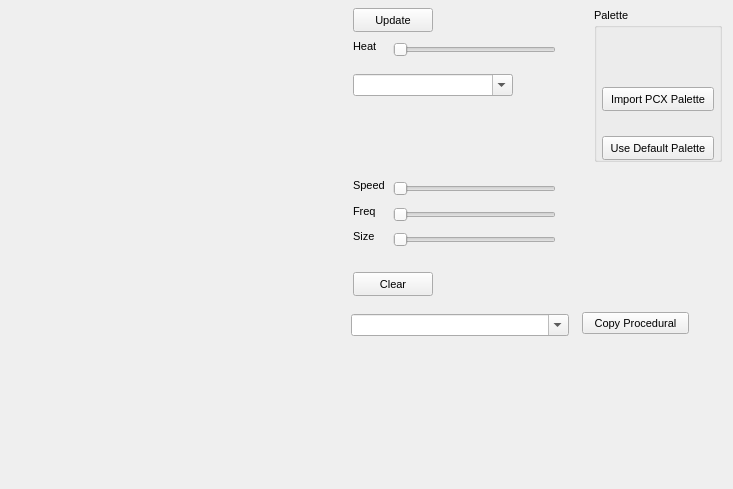
<?xml version="1.0"?>
<ui version="4.0">
  <class>ProceduralDialog</class>
  <widget class="QDialog" name="IDD_PROCEDURAL_DIALOG">
    <property name="geometry">
      <rect>
        <x>0</x>
        <y>0</y>
        <width>733</width>
        <height>489</height>
      </rect>
    </property>
    <property name="windowTitle">
      <string>Procedurals</string>
    </property>
    <property name="font">
      <font>
        <family>Liberation Sans</family>
        <pointsize>8</pointsize>
        <bold>false</bold>
        <italic>false</italic>
      </font>
    </property>
    <property name="enabled">
      <bool>true</bool>
    </property>
    <property name="windowFlags">
      <set>Qt::Dialog|Qt::WindowCloseButtonHint</set>
    </property>
    <property name="minimumSize">
      <size>
        <width>733</width>
        <height>489</height>
      </size>
    </property>
    <property name="maximumSize">
      <size>
        <width>733</width>
        <height>489</height>
      </size>
    </property>
    <widget class="QGroupBox" name="IDC_STATIC">
      <property name="geometry">
        <rect>
          <x>594</x>
          <y>8</y>
          <width>128</width>
          <height>154</height>
        </rect>
      </property>
      <property name="title">
        <string>Palette</string>
      </property>
      <property name="visible">
        <bool>true</bool>
      </property>
      <property name="enabled">
        <bool>true</bool>
      </property>
      <property name="flat">
        <bool>false</bool>
      </property>
      <widget class="QLabel" name="IDC_PALETTE_VIEW">
        <property name="geometry">
          <rect>
            <x>8</x>
            <y>22</y>
            <width>112</width>
            <height>48</height>
          </rect>
        </property>
        <property name="visible">
          <bool>true</bool>
        </property>
        <property name="enabled">
          <bool>true</bool>
        </property>
        <property name="alignment">
          <set>Qt::AlignHCenter</set>
        </property>
      </widget>
      <widget class="QPushButton" name="IDC_IMPORT_PALETTE">
        <property name="geometry">
          <rect>
            <x>8</x>
            <y>79</y>
            <width>112</width>
            <height>24</height>
          </rect>
        </property>
        <property name="text">
          <string>Import PCX Palette</string>
        </property>
        <property name="visible">
          <bool>true</bool>
        </property>
        <property name="enabled">
          <bool>true</bool>
        </property>
        <property name="default">
          <bool>false</bool>
        </property>
        <property name="autoDefault">
          <bool>false</bool>
        </property>
      </widget>
      <widget class="QPushButton" name="IDC_DEFAULT_PALETTE">
        <property name="geometry">
          <rect>
            <x>8</x>
            <y>128</y>
            <width>112</width>
            <height>24</height>
          </rect>
        </property>
        <property name="text">
          <string>Use Default Palette</string>
        </property>
        <property name="visible">
          <bool>true</bool>
        </property>
        <property name="enabled">
          <bool>true</bool>
        </property>
        <property name="default">
          <bool>false</bool>
        </property>
        <property name="autoDefault">
          <bool>false</bool>
        </property>
      </widget>
    </widget>
    <widget class="QLabel" name="IDC_PROCEDURAL_VIEW">
      <property name="geometry">
        <rect>
          <x>8</x>
          <y>8</y>
          <width>337</width>
          <height>284</height>
        </rect>
      </property>
      <property name="visible">
        <bool>true</bool>
      </property>
      <property name="enabled">
        <bool>true</bool>
      </property>
      <property name="alignment">
        <set>Qt::AlignHCenter</set>
      </property>
    </widget>
    <widget class="QPushButton" name="IDC_PROCEDURAL_UPDATE">
      <property name="geometry">
        <rect>
          <x>353</x>
          <y>8</y>
          <width>80</width>
          <height>24</height>
        </rect>
      </property>
      <property name="text">
        <string>Update</string>
      </property>
      <property name="visible">
        <bool>true</bool>
      </property>
      <property name="enabled">
        <bool>true</bool>
      </property>
      <property name="default">
        <bool>false</bool>
      </property>
      <property name="autoDefault">
        <bool>false</bool>
      </property>
    </widget>
    <widget class="QLabel" name="IDC_STATIC_2">
      <property name="geometry">
        <rect>
          <x>353</x>
          <y>40</y>
          <width>40</width>
          <height>16</height>
        </rect>
      </property>
      <property name="text">
        <string>Heat</string>
      </property>
      <property name="visible">
        <bool>true</bool>
      </property>
      <property name="enabled">
        <bool>true</bool>
      </property>
      <property name="alignment">
        <set>Qt::AlignLeft</set>
      </property>
    </widget>
    <widget class="QSlider" name="IDC_FP_HEAT_SLIDER">
      <property name="geometry">
        <rect>
          <x>393</x>
          <y>40</y>
          <width>163</width>
          <height>20</height>
        </rect>
      </property>
      <property name="visible">
        <bool>true</bool>
      </property>
      <property name="enabled">
        <bool>true</bool>
      </property>
      <property name="orientation">
        <enum>Qt::Horizontal</enum>
      </property>
      <property name="tickPosition">
        <enum>QSlider::NoTicks</enum>
      </property>
    </widget>
    <widget class="QLabel" name="IDC_HEAT_TEXT">
      <property name="geometry">
        <rect>
          <x>562</x>
          <y>40</y>
          <width>32</width>
          <height>16</height>
        </rect>
      </property>
      <property name="visible">
        <bool>true</bool>
      </property>
      <property name="enabled">
        <bool>true</bool>
      </property>
      <property name="alignment">
        <set>Qt::AlignLeft</set>
      </property>
    </widget>
    <widget class="QComboBox" name="IDC_PROCEDURAL_PULLDOWN">
      <property name="maxVisibleItems">
        <number>11</number>
      </property>
      <property name="geometry">
        <rect>
          <x>353</x>
          <y>74</y>
          <width>160</width>
          <height>22</height>
        </rect>
      </property>
      <property name="visible">
        <bool>true</bool>
      </property>
      <property name="enabled">
        <bool>true</bool>
      </property>
      <property name="editable">
        <bool>true</bool>
      </property>
    </widget>
    <widget class="QLabel" name="IDC_STATIC_3">
      <property name="geometry">
        <rect>
          <x>353</x>
          <y>179</y>
          <width>40</width>
          <height>16</height>
        </rect>
      </property>
      <property name="text">
        <string>Speed</string>
      </property>
      <property name="visible">
        <bool>true</bool>
      </property>
      <property name="enabled">
        <bool>true</bool>
      </property>
      <property name="alignment">
        <set>Qt::AlignLeft</set>
      </property>
    </widget>
    <widget class="QSlider" name="IDC_SPEED_SLIDER">
      <property name="geometry">
        <rect>
          <x>393</x>
          <y>179</y>
          <width>163</width>
          <height>20</height>
        </rect>
      </property>
      <property name="visible">
        <bool>true</bool>
      </property>
      <property name="enabled">
        <bool>true</bool>
      </property>
      <property name="orientation">
        <enum>Qt::Horizontal</enum>
      </property>
      <property name="tickPosition">
        <enum>QSlider::NoTicks</enum>
      </property>
    </widget>
    <widget class="QLabel" name="IDC_SPEED_TEXT">
      <property name="geometry">
        <rect>
          <x>562</x>
          <y>179</y>
          <width>48</width>
          <height>16</height>
        </rect>
      </property>
      <property name="visible">
        <bool>true</bool>
      </property>
      <property name="enabled">
        <bool>true</bool>
      </property>
      <property name="alignment">
        <set>Qt::AlignLeft</set>
      </property>
    </widget>
    <widget class="QLabel" name="IDC_STATIC_4">
      <property name="geometry">
        <rect>
          <x>353</x>
          <y>205</y>
          <width>40</width>
          <height>16</height>
        </rect>
      </property>
      <property name="text">
        <string>Freq</string>
      </property>
      <property name="visible">
        <bool>true</bool>
      </property>
      <property name="enabled">
        <bool>true</bool>
      </property>
      <property name="alignment">
        <set>Qt::AlignLeft</set>
      </property>
    </widget>
    <widget class="QSlider" name="IDC_FREQ_SLIDER">
      <property name="geometry">
        <rect>
          <x>393</x>
          <y>205</y>
          <width>163</width>
          <height>20</height>
        </rect>
      </property>
      <property name="visible">
        <bool>true</bool>
      </property>
      <property name="enabled">
        <bool>true</bool>
      </property>
      <property name="orientation">
        <enum>Qt::Horizontal</enum>
      </property>
      <property name="tickPosition">
        <enum>QSlider::NoTicks</enum>
      </property>
    </widget>
    <widget class="QLabel" name="IDC_FREQUENCY_TEXT">
      <property name="geometry">
        <rect>
          <x>562</x>
          <y>205</y>
          <width>48</width>
          <height>16</height>
        </rect>
      </property>
      <property name="visible">
        <bool>true</bool>
      </property>
      <property name="enabled">
        <bool>true</bool>
      </property>
      <property name="alignment">
        <set>Qt::AlignLeft</set>
      </property>
    </widget>
    <widget class="QLabel" name="IDC_STATIC_5">
      <property name="geometry">
        <rect>
          <x>353</x>
          <y>230</y>
          <width>40</width>
          <height>16</height>
        </rect>
      </property>
      <property name="text">
        <string>Size</string>
      </property>
      <property name="visible">
        <bool>true</bool>
      </property>
      <property name="enabled">
        <bool>true</bool>
      </property>
      <property name="alignment">
        <set>Qt::AlignLeft</set>
      </property>
    </widget>
    <widget class="QSlider" name="IDC_SIZE_SLIDER">
      <property name="geometry">
        <rect>
          <x>393</x>
          <y>230</y>
          <width>163</width>
          <height>20</height>
        </rect>
      </property>
      <property name="visible">
        <bool>true</bool>
      </property>
      <property name="enabled">
        <bool>true</bool>
      </property>
      <property name="orientation">
        <enum>Qt::Horizontal</enum>
      </property>
      <property name="tickPosition">
        <enum>QSlider::NoTicks</enum>
      </property>
    </widget>
    <widget class="QLabel" name="IDC_SIZE_TEXT2">
      <property name="geometry">
        <rect>
          <x>562</x>
          <y>230</y>
          <width>48</width>
          <height>16</height>
        </rect>
      </property>
      <property name="visible">
        <bool>true</bool>
      </property>
      <property name="enabled">
        <bool>true</bool>
      </property>
      <property name="alignment">
        <set>Qt::AlignLeft</set>
      </property>
    </widget>
    <widget class="QPushButton" name="IDC_CLEAR_PROCEDURALS">
      <property name="geometry">
        <rect>
          <x>353</x>
          <y>272</y>
          <width>80</width>
          <height>24</height>
        </rect>
      </property>
      <property name="text">
        <string>Clear</string>
      </property>
      <property name="visible">
        <bool>true</bool>
      </property>
      <property name="enabled">
        <bool>true</bool>
      </property>
      <property name="default">
        <bool>false</bool>
      </property>
      <property name="autoDefault">
        <bool>false</bool>
      </property>
    </widget>
    <widget class="QPushButton" name="IDC_COPY_PROCEDURAL">
      <property name="geometry">
        <rect>
          <x>582</x>
          <y>312</y>
          <width>107</width>
          <height>22</height>
        </rect>
      </property>
      <property name="text">
        <string>Copy Procedural</string>
      </property>
      <property name="visible">
        <bool>true</bool>
      </property>
      <property name="enabled">
        <bool>true</bool>
      </property>
      <property name="default">
        <bool>false</bool>
      </property>
      <property name="autoDefault">
        <bool>false</bool>
      </property>
    </widget>
    <widget class="QComboBox" name="IDC_PROC_COPY_LIST">
      <property name="maxVisibleItems">
        <number>9</number>
      </property>
      <property name="geometry">
        <rect>
          <x>351</x>
          <y>314</y>
          <width>218</width>
          <height>22</height>
        </rect>
      </property>
      <property name="visible">
        <bool>true</bool>
      </property>
      <property name="enabled">
        <bool>true</bool>
      </property>
      <property name="editable">
        <bool>true</bool>
      </property>
    </widget>
  </widget>
</ui>
